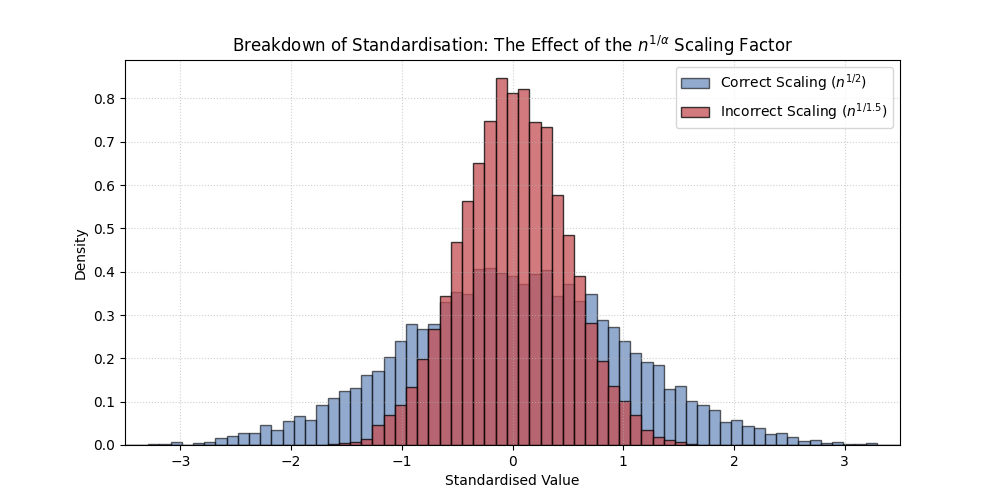

Here is the Python script that generated this plot:
import numpy as np
import matplotlib.pyplot as plt

# np.random.seed(42) # Uncomment to lock in the exact shape of the graph

def visualize_scaling_failure_histogram(num_samples=10000, sample_size=80):
    """
    Visualises what happens to standard finite-variance data when 
    scaled by the incorrect Generalized CLT factor (n^(1/alpha)).
    Keeps the visual style consistent with previous histogram figures.
    """
    # 1. Generate standard Uniform data (Finite Mean, Finite Variance)
    samples = np.random.uniform(-0.5, 0.5, (num_samples, sample_size))
    
    # Calculate the sum of the samples
    sample_sums = np.sum(samples, axis=1)

    # 2. Scale correctly using standard CLT (divide by n^(1/2))
    # Multiplied by sqrt(12) to normalize the uniform baseline variance
    correct_scaling = (sample_sums / np.sqrt(sample_size)) * np.sqrt(12)

    # 3. Scale incorrectly using Generalized CLT scaling (divide by n^(1/1.5))
    alpha = 1.5
    # We also multiply this by sqrt(12) so the ONLY mathematical difference 
    # between the two sets of data is the denominator scale. 
    incorrect_scaling = (sample_sums / (sample_size ** (1 / alpha))) * np.sqrt(12)

    # Plotting both histograms side-by-side
    plt.figure(figsize=(10, 5))
    
    # Create a shared set of 80 bins from -4 to 4. 
    # This ensures both histograms have identically sized bars and prevents the "barcode" look.
    shared_bins = np.linspace(-4, 4, 80)
    
    # Plot the correct bell curve (Blue, matching previous styles)
    plt.hist(correct_scaling, bins=shared_bins, density=True, alpha=0.6, 
             color='#4C72B0', edgecolor='black', label='Correct Scaling ($n^{1/2}$)')
    
    # Plot the collapsed spike (Red, with black edges for consistency)
    plt.hist(incorrect_scaling, bins=shared_bins, density=True, alpha=0.75, 
             color='#C44E52', edgecolor='black', label=f'Incorrect Scaling ($n^{{1/{alpha}}}$)')

    plt.title('Breakdown of Standardisation: The Effect of the $n^{1/\\alpha}$ Scaling Factor')
    plt.xlabel('Standardised Value')
    plt.ylabel('Density')
    
    # Restrict the x-axis to clearly see the contrast
    plt.xlim(-3.5, 3.5)
    
    plt.legend()
    plt.grid(True, linestyle=':', alpha=0.6) # Matches your previous grids exactly
    plt.show()

# Execute the visualization
visualize_scaling_failure_histogram()
